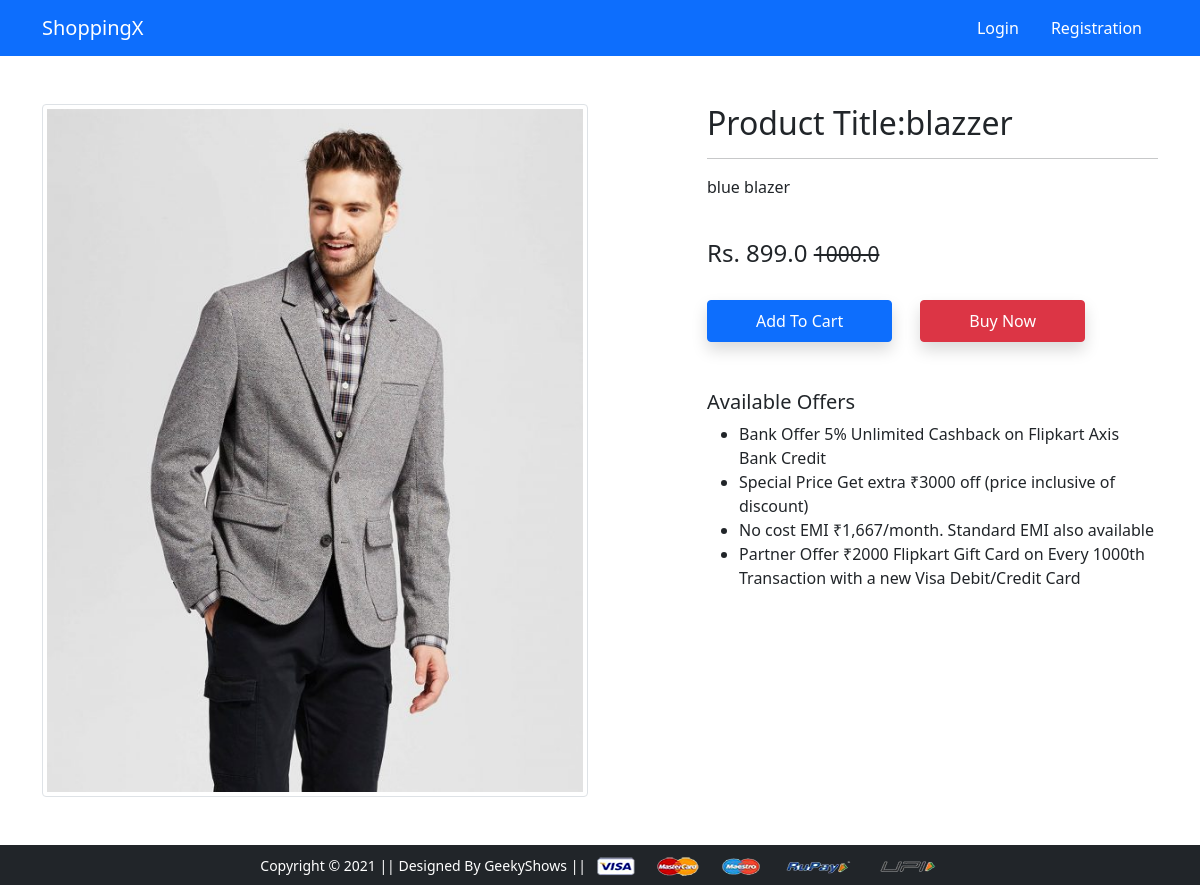
Screenshot of /product-detail/2 with the database file from the repository.
### app/models.py (models this page shows, shortened)
class Product(models.Model):
    title = models.CharField(max_length=255)
    selling_price = models.FloatField()
    discounted_price = models.FloatField()
    description = models.TextField()
    brand = models.CharField(max_length=255)
    category = models.CharField(choices=CATEGORY_CHOICES, max_length=2)
    product_image = models.ImageField(upload_to="productimg")

### app/views.py (the view)
class productDetailView(View):
    def get(self, request, pk):
        products = Product.objects.get(id=pk)
        return render(request, "app/productdetail.html", context={"products": products})

### app/templates/app/productdetail.html (shortened to what this page needs)
{% extends 'app/base.html' %}
{% load static %}
{% block main-content %}
<div class="container my-5">
    <div class="row">
        <div class="col-sm-6 text-center align-self-center">
            <img src="{{products.product_image.url}}" alt="" class="img-fluid img-thumbnail">
        </div>
        <div class="col-sm-5 offset-sm-1">
            <h2>Product Title:{{products.title }}</h2>
            <hr>
            <p>{{products.description}}</p> <br>
            <h4>Rs. {{products.discounted_price}} <small
                    class="fw-light text-decoration-line-through">{{products.selling_price}}</small></h4>
            <br>
            <form action="/add-to-cart" class="d-inline">
                <button type="submit" class="btn btn-primary shadow px-5 py-2">Add To Cart</button>
            </form>
            <a href="{% url 'buy-now' %}" class="btn btn-danger shadow px-5 py-2 ms-4">Buy Now</a>
            <h5 class="mt-5">Available Offers</h5>
            <ul>
                <li>Bank Offer 5% Unlimited Cashback on Flipkart Axis Bank Credit</li>
                <li>Special Price Get extra ₹3000 off (price inclusive of discount)</li>
                <li>No cost EMI ₹1,667/month. Standard EMI also available</li>
                <li>Partner Offer ₹2000 Flipkart Gift Card on Every 1000th Transaction with a new Visa Debit/Credit Card
                </li>
            </ul>
        </div>
    </div>
</div>
{% endblock main-content %}

### rows the page displays
Product: product_image (picture), title "blazzer", description "blue blazer", discounted_price "899.0", selling_price "1000.0"
